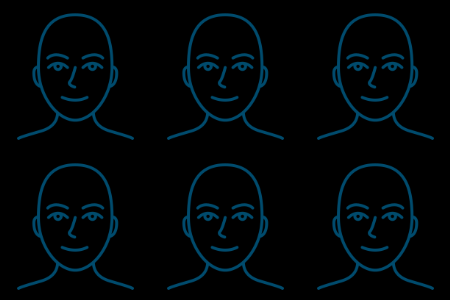

Rendered tile map (Tiled .tmx) drawn with the repository's tilesets; below, a short description and the map source with its tile grids summarised:
An orthogonal 3x2 tile map with 150x150 px tiles, 1 tile layer (background).

<map version="1.0" orientation="orthogonal" width="3" height="2" tilewidth="150" tileheight="150">
 <tileset firstgid="1" name="foreground" tilewidth="150" tileheight="150">
  <image source="150x150.png" width="150" height="150" />
 </tileset>
 <layer name="background" width="3" height="2">
  <data>[6 cells, 6 non-empty, 1 distinct tile ids]</data>
 </layer>
</map>